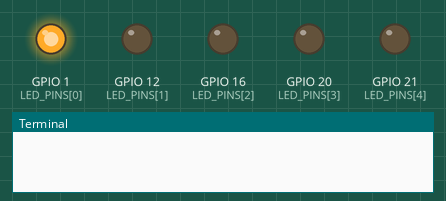
Recording of a program running on a simulated Raspberry Pi (BCM pin numbers). Shown: output pins drawn as LEDs (lit = HIGH), the last lines printed to the terminal.

Above: at 0.12 s.
At 1.12 s:
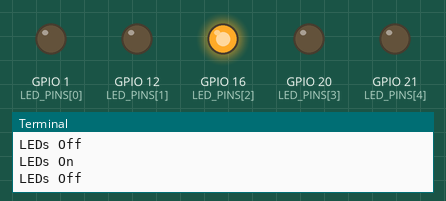
At 1.62 s:
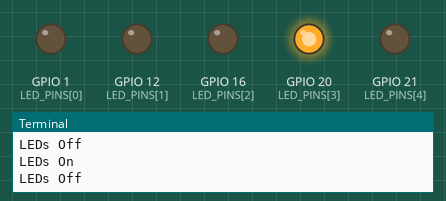
At 2.12 s:
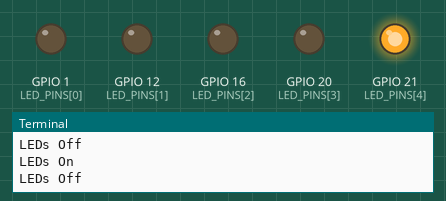
At 3.12 s:
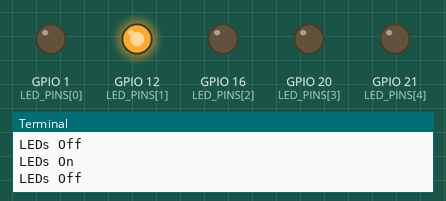
At 5.37 s:
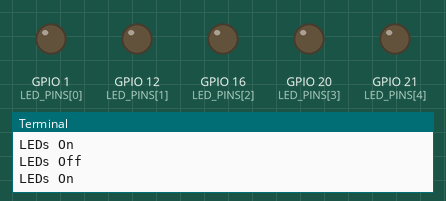
Timing chart, 0 to 5.8 s (numbered marks = the images above):
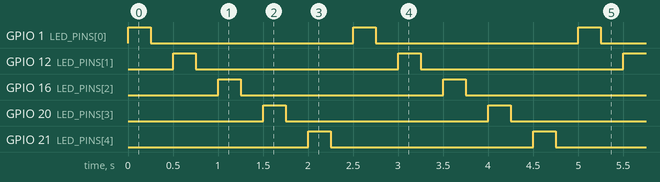

The program:

_03_LED_multiple_alternately.py
```python
# Program to blink Multple LED alternately
import RPi.GPIO as GPIO
import time

# Constants
LED_PINS = [1, 12, 16, 20, 21]
BLINK_INTERVAL = 0.25 # seconds

def setup():
    GPIO.setmode(GPIO.BCM)
    for pin in LED_PINS:
        GPIO.setup(pin, GPIO.OUT)

def blink_leds():
    while True:
        # Turn all LEDs on
        for pin in LED_PINS:
            GPIO.output(pin, True)
            time.sleep(BLINK_INTERVAL)
            print("LEDs On")
            GPIO.output(pin, False)
            time.sleep(BLINK_INTERVAL)
            print("LEDs Off")


def cleanup():
    GPIO.cleanup()

if __name__ == "__main__":
    try:
        setup()
        blink_leds()
    except KeyboardInterrupt:
        print("Program interrupted")
    finally:
        cleanup()
        print("GPIO cleaned up")
```

Measured:
- by itself, GPIO 1 (LED_PINS[0]), GPIO 12 (LED_PINS[1]), GPIO 16 (LED_PINS[2]), GPIO 20 (LED_PINS[3]), GPIO 21 (LED_PINS[4]): alternates HIGH for 0.25 s and LOW for 2.3 s
- by itself, everything shown: repeats every 2.5 s, in 10 steps
